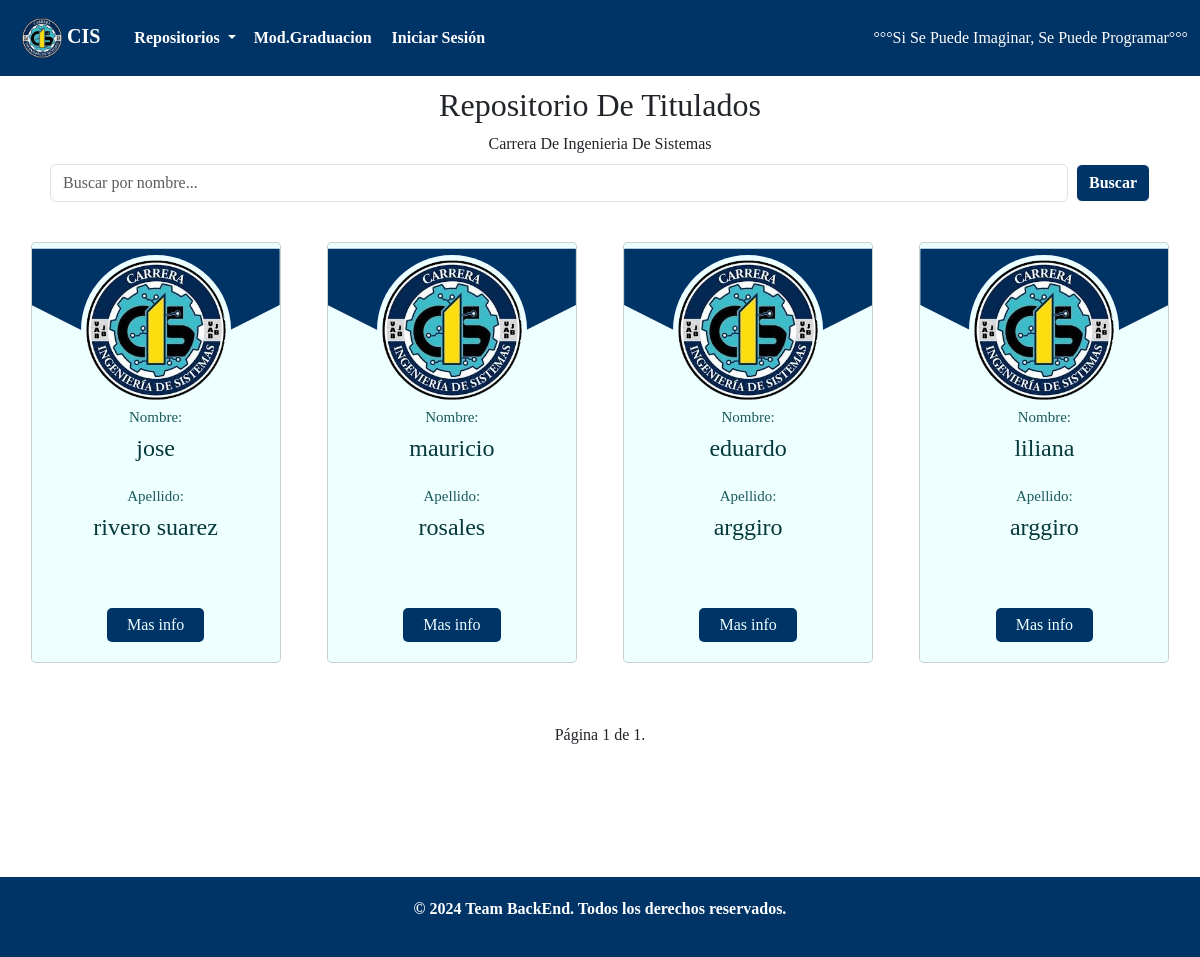
Screenshot of /titulados/ with the database file from the repository.
### RepositorioTesisTitulados/models.py (models this page shows, shortened)
class Estudiante(models.Model):
    ru = models.CharField(max_length=50)
    ci = models.CharField(max_length=50)
    nombre = models.CharField(max_length=100)
    apellido = models.CharField(max_length=100)
    anio_ingreso = models.PositiveIntegerField()
    periodo_ingreso = models.CharField(max_length=50)
    gestion = models.CharField(max_length=50)
    periodo_salida = models.CharField(max_length=50)
    nota = models.PositiveIntegerField()

### RepositorioTesisTitulados/views.py (the view)
# urls.py: path('titulados/',r.titulados, name='titulados'),
def titulados(request):
    query = request.GET.get('q')
    estudiantes_list = Estudiante.objects.all()
    if query:
        estudiantes_list = estudiantes_list.filter(nombre__icontains=query)
    paginator = Paginator(estudiantes_list, 10)
    page = request.GET.get('page')
    try:
        estudiantes = paginator.page(page)
    except PageNotAnInteger:
        estudiantes = paginator.page(1)
    except EmptyPage:
        estudiantes = paginator.page(paginator.num_pages)
    return render(request, 'titulados.html', {'estudiantes': estudiantes, 'query': query})

### RepositorioTesisTitulados/templates/titulados.html (shortened to what this page needs)
{% extends "base.html" %}
{% load static %}
{% block content %}
<head>
<link rel="stylesheet" type="text/css" href="{% static "css/style_Titulado.css" %}">
</head>
<body>
<h2>Repositorio De Titulados</h2>
<h6>Carrera De Ingenieria De Sistemas</h6>
<form class="d-flex" role="search" method="GET" action="{% url 'titulados' %}">
    <input class="form-control me-2" type="text" name="q" placeholder="Buscar por nombre..." value="{{ query|default_if_none:"" }}">
    <button class="btn btn-outline-success" type="submit">Buscar</button>
</form>
</div>
<div class="card-container">
    {% for estudiante in estudiantes %}
    <div class="card">
        <div class="head">
            <div class="img">
                <img src="{% static "image/CIS.png" %}" alt="">
            </div>
        </div>
        <div class="description">
            <h5>Nombre:</h5>
            <h3>{{ estudiante.nombre }}</h3>
            <h5>Apellido:</h5>
            <h3>{{ estudiante.apellido }}</h3>
        </div>
        <div class="contact">
            <a href="{% url 'titulado_detalle' estudiante.pk %}">Mas info</a>
        </div>
    </div>
    {% endfor %}
</div>
<div class="pagination-container">
    <div class="pagination">
        <div class="step-links">
            <span class="current">
                Página {{ estudiantes.number }} de {{ estudiantes.paginator.num_pages }}.
            </span>
        </div>
    </div>
</div>
</body>
{% endblock %}

### Usuarios/static/css/style.css (style rules this page uses)
.d-flex button[type="submit"] { background-color: #003366; color: #fff; border-color: #fff; font-weight: bold; }
.pagination { margin-left: 0 auto; margin-right: 0 auto; display: table; }

### Usuarios/static/css/style_Titulado.css (style rules this page uses)
* { margin: 0; padding: 0; box-sizing: border-box; font-family: 'Baloo 2', cursive; }
h2, h6 { text-align: center; margin-top: 10px; margin-bottom: 10px; }
.card-container { display: flex; flex-wrap: wrap; justify-content: space-between; gap: 15px; padding: 15px; }
.card { position: relative; flex: 1 1 400px; max-width: 250px; background: #efff; border-radius: 5px; overflow: hidden; transition: .5s; margin: 15px auto; }
.card .head { height: 125px; width: 100%; position: relative; }
.card .head .img { width: 150px; height: 150px; position: absolute; background: #efff; padding: 5px; border-radius: 50%; bottom: -30%; left: 50%; transform: translateX(-50%); }
.card .head .img img { width: 100%; height: 100%; border-radius: 50%; object-fit: cover; }
.card .description { margin-top: 10px; padding: 20px; text-align: center; }
.card .description h3 { color: #05383a; margin-bottom: 25px; font-size: 24px; }
.card .description h5 { margin-top: 10px; font-size: 15px; color: #1c5a5c; }
.card .contact { width: 100%; height: 75px; display: flex; align-items: center; justify-content: center; }
.card .contact a { text-decoration: none; color: #efff; background: #003366; padding: 5px 20px; border-radius: 5px; transition: .3s; }
.d-flex { margin: 10px 50px 10px 50px; }
.pagination-container { display: flex; justify-content: center; margin-top: 20px; }
.pagination { display: flex; justify-content: center; align-items: center; }
.step-links { display: flex; justify-content: center; align-items: center; gap: 10px; }
.current { display: flex; align-items: center; padding: 10px; }

### rows the page displays
Estudiante: nombre "jose", apellido "rivero suarez"
Estudiante: nombre "mauricio", apellido "rosales"
Estudiante: nombre "eduardo", apellido "arggiro"
Estudiante: nombre "liliana", apellido "arggiro"

### other values shown
{{ estudiantes.number }} "1"
{{ estudiantes.paginator.num_pages }} "1"
